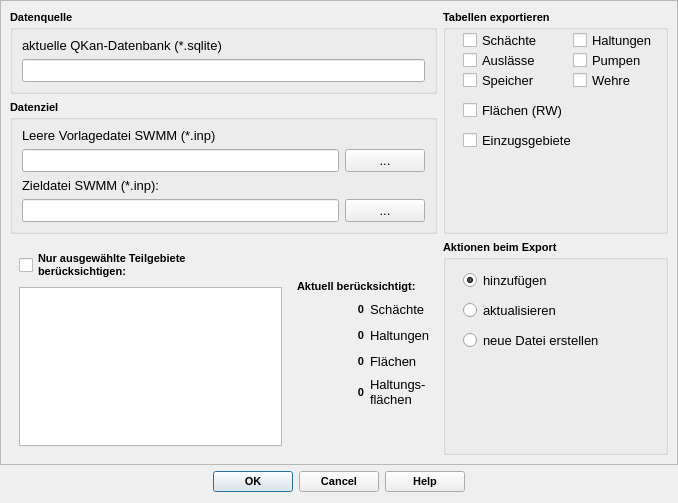
<?xml version="1.0" encoding="UTF-8"?>
<ui version="4.0">
 <class>ExportToSWMMDialogBase</class>
 <widget class="QDialog" name="ExportToSWMMDialogBase">
  <property name="geometry">
   <rect>
    <x>0</x>
    <y>0</y>
    <width>678</width>
    <height>503</height>
   </rect>
  </property>
  <property name="minimumSize">
   <size>
    <width>280</width>
    <height>150</height>
   </size>
  </property>
  <property name="maximumSize">
   <size>
    <width>16777215</width>
    <height>520</height>
   </size>
  </property>
  <property name="font">
   <font>
    <family>Tahoma</family>
   </font>
  </property>
  <property name="windowTitle">
   <string>Export in SWMM-Datei</string>
  </property>
  <property name="toolTip">
   <string>Export der aktuell geladenen Kanaldaten in eine Hystem-Extran-Datenbank</string>
  </property>
  <layout class="QVBoxLayout" name="verticalLayout">
   <property name="leftMargin">
    <number>0</number>
   </property>
   <property name="topMargin">
    <number>0</number>
   </property>
   <property name="rightMargin">
    <number>0</number>
   </property>
   <item>
    <widget class="QScrollArea" name="scrollArea">
     <property name="widgetResizable">
      <bool>true</bool>
     </property>
     <widget class="QWidget" name="scrollAreaWidgetContents">
      <property name="geometry">
       <rect>
        <x>0</x>
        <y>0</y>
        <width>676</width>
        <height>463</height>
       </rect>
      </property>
      <layout class="QGridLayout" name="gridLayout">
       <item row="1" column="0">
        <widget class="QGroupBox" name="groupBox_3">
         <property name="font">
          <font>
           <family>Tahoma</family>
           <pointsize>8</pointsize>
           <weight>75</weight>
           <bold>true</bold>
          </font>
         </property>
         <property name="toolTip">
          <string comment="Pfad der Zieldatenbank"/>
         </property>
         <property name="title">
          <string>Datenziel</string>
         </property>
         <property name="flat">
          <bool>false</bool>
         </property>
         <property name="checkable">
          <bool>false</bool>
         </property>
         <layout class="QVBoxLayout" name="verticalLayout_5">
          <item>
           <widget class="QLabel" name="label_5">
            <property name="font">
             <font>
              <family>Tahoma</family>
              <pointsize>10</pointsize>
              <weight>50</weight>
              <bold>false</bold>
             </font>
            </property>
            <property name="text">
             <string>Leere Vorlagedatei SWMM (*.inp)</string>
            </property>
            <property name="alignment">
             <set>Qt::AlignLeading|Qt::AlignLeft|Qt::AlignVCenter</set>
            </property>
           </widget>
          </item>
          <item>
           <layout class="QHBoxLayout" name="horizontalLayout_5">
            <item>
             <widget class="QLineEdit" name="tf_SWMM_template">
              <property name="font">
               <font>
                <family>Tahoma</family>
                <pointsize>10</pointsize>
                <weight>50</weight>
                <bold>false</bold>
               </font>
              </property>
              <property name="toolTip">
               <string>&lt;html&gt;&lt;head/&gt;&lt;body&gt;&lt;p&gt;Zieldatenbank mit Kanaldaten für HYSTEM-EXTRAN&lt;/p&gt;&lt;/body&gt;&lt;/html&gt;</string>
              </property>
              <property name="statusTip">
               <string>Zieldatenbank mit Kanaldaten für HYSTEM-EXTRAN</string>
              </property>
              <property name="alignment">
               <set>Qt::AlignRight|Qt::AlignTrailing|Qt::AlignVCenter</set>
              </property>
             </widget>
            </item>
            <item>
             <widget class="QPushButton" name="pb_SWMM_template">
              <property name="font">
               <font>
                <family>Tahoma</family>
                <pointsize>10</pointsize>
                <weight>50</weight>
                <bold>false</bold>
               </font>
              </property>
              <property name="toolTip">
               <string>&lt;html&gt;&lt;head/&gt;&lt;body&gt;&lt;p&gt;ITWH-Datenbank mit vorbereiteten Daten als Vorlage auswählen ...&lt;/p&gt;&lt;/body&gt;&lt;/html&gt;</string>
              </property>
              <property name="statusTip">
               <string>ITWH-Datenbank mit vorbereiteten Daten als Vorlage auswählen ...</string>
              </property>
              <property name="text">
               <string>...</string>
              </property>
             </widget>
            </item>
           </layout>
          </item>
          <item>
           <widget class="QLabel" name="label_2">
            <property name="font">
             <font>
              <family>Tahoma</family>
              <pointsize>10</pointsize>
              <weight>50</weight>
              <bold>false</bold>
             </font>
            </property>
            <property name="text">
             <string>Zieldatei SWMM (*.inp):</string>
            </property>
            <property name="alignment">
             <set>Qt::AlignLeading|Qt::AlignLeft|Qt::AlignVCenter</set>
            </property>
           </widget>
          </item>
          <item>
           <layout class="QHBoxLayout" name="horizontalLayout_6">
            <item>
             <widget class="QLineEdit" name="tf_SWMM_dest">
              <property name="font">
               <font>
                <family>Tahoma</family>
                <pointsize>10</pointsize>
                <weight>50</weight>
                <bold>false</bold>
               </font>
              </property>
              <property name="toolTip">
               <string>&lt;html&gt;&lt;head/&gt;&lt;body&gt;&lt;p&gt;Zieldatenbank mit Kanaldaten für HYSTEM-EXTRAN&lt;/p&gt;&lt;/body&gt;&lt;/html&gt;</string>
              </property>
              <property name="statusTip">
               <string>Zieldatenbank mit Kanaldaten für HYSTEM-EXTRAN</string>
              </property>
              <property name="alignment">
               <set>Qt::AlignRight|Qt::AlignTrailing|Qt::AlignVCenter</set>
              </property>
             </widget>
            </item>
            <item>
             <widget class="QPushButton" name="pb_SWMM_dest">
              <property name="font">
               <font>
                <family>Tahoma</family>
                <pointsize>10</pointsize>
                <weight>50</weight>
                <bold>false</bold>
               </font>
              </property>
              <property name="toolTip">
               <string>&lt;html&gt;&lt;head/&gt;&lt;body&gt;&lt;p&gt;ITWH-Zieldatenbank angeben ...&lt;/p&gt;&lt;/body&gt;&lt;/html&gt;</string>
              </property>
              <property name="statusTip">
               <string>ITWH-Zieldatenbank angeben ...</string>
              </property>
              <property name="text">
               <string>...</string>
              </property>
             </widget>
            </item>
           </layout>
          </item>
         </layout>
        </widget>
       </item>
       <item row="2" column="1">
        <widget class="QGroupBox" name="groupBox_2">
         <property name="minimumSize">
          <size>
           <width>225</width>
           <height>0</height>
          </size>
         </property>
         <property name="font">
          <font>
           <family>Tahoma</family>
           <pointsize>8</pointsize>
           <weight>75</weight>
           <bold>true</bold>
          </font>
         </property>
         <property name="title">
          <string>Aktionen beim Export</string>
         </property>
         <widget class="QRadioButton" name="rb_update">
          <property name="geometry">
           <rect>
            <x>20</x>
            <y>60</y>
            <width>95</width>
            <height>20</height>
           </rect>
          </property>
          <property name="font">
           <font>
            <family>Tahoma</family>
            <pointsize>10</pointsize>
            <weight>50</weight>
            <bold>false</bold>
           </font>
          </property>
          <property name="toolTip">
           <string>&lt;html&gt;&lt;head/&gt;&lt;body&gt;&lt;p&gt;Überschreiben aller Attribute von bereits vorhandenen Datensätzen. &lt;/p&gt;&lt;/body&gt;&lt;/html&gt;</string>
          </property>
          <property name="statusTip">
           <string>Aktualisieren bereits vorhandenen Datensätzen. </string>
          </property>
          <property name="text">
           <string>aktualisieren</string>
          </property>
         </widget>
         <widget class="QRadioButton" name="rb_append">
          <property name="geometry">
           <rect>
            <x>20</x>
            <y>30</y>
            <width>87</width>
            <height>20</height>
           </rect>
          </property>
          <property name="font">
           <font>
            <family>Tahoma</family>
            <pointsize>10</pointsize>
            <weight>50</weight>
            <bold>false</bold>
           </font>
          </property>
          <property name="toolTip">
           <string>&lt;html&gt;&lt;head/&gt;&lt;body&gt;&lt;p&gt;Hinzufügen noch nicht vorhandener Datensätze&lt;/p&gt;&lt;/body&gt;&lt;/html&gt;</string>
          </property>
          <property name="statusTip">
           <string>Hinzufügen noch nicht vorhandener Datensätze</string>
          </property>
          <property name="text">
           <string>hinzufügen</string>
          </property>
          <property name="checked">
           <bool>true</bool>
          </property>
         </widget>
         <widget class="QRadioButton" name="rb_new">
          <property name="geometry">
           <rect>
            <x>20</x>
            <y>90</y>
            <width>138</width>
            <height>20</height>
           </rect>
          </property>
          <property name="font">
           <font>
            <family>Tahoma</family>
            <pointsize>10</pointsize>
            <weight>50</weight>
            <bold>false</bold>
           </font>
          </property>
          <property name="toolTip">
           <string>&lt;html&gt;&lt;head/&gt;&lt;body&gt;&lt;p&gt;Überschreiben aller Attribute von bereits vorhandenen Datensätzen. &lt;/p&gt;&lt;/body&gt;&lt;/html&gt;</string>
          </property>
          <property name="statusTip">
           <string>Aktualisieren bereits vorhandenen Datensätzen. </string>
          </property>
          <property name="text">
           <string>neue Datei erstellen</string>
          </property>
         </widget>
        </widget>
       </item>
       <item row="2" column="0">
        <layout class="QHBoxLayout" name="horizontalLayout_4">
         <item>
          <layout class="QVBoxLayout" name="verticalLayout_2">
           <property name="leftMargin">
            <number>9</number>
           </property>
           <property name="topMargin">
            <number>9</number>
           </property>
           <property name="rightMargin">
            <number>9</number>
           </property>
           <property name="bottomMargin">
            <number>9</number>
           </property>
           <item>
            <widget class="QCheckBox" name="cb_selectedTgbs">
             <property name="font">
              <font>
               <family>Tahoma</family>
               <pointsize>8</pointsize>
               <weight>75</weight>
               <bold>true</bold>
              </font>
             </property>
             <property name="text">
              <string>Nur ausgewählte Teilgebiete
berücksichtigen:</string>
             </property>
            </widget>
           </item>
           <item>
            <widget class="QListWidget" name="lw_teilgebiete">
             <property name="font">
              <font>
               <family>Tahoma</family>
               <pointsize>10</pointsize>
               <weight>50</weight>
               <bold>false</bold>
              </font>
             </property>
             <property name="toolTip">
              <string>&lt;html&gt;&lt;head/&gt;&lt;body&gt;&lt;p&gt;Auswahl Teilgebiete. Strg + Klick ändert Auswahlstatus, Shift + Klick erweitert Auswahlbereich&lt;/p&gt;&lt;/body&gt;&lt;/html&gt;</string>
             </property>
             <property name="statusTip">
              <string>Auswahl Teilgebiete. Strg + Klick ändert Auswahlstatus, Shift + Klick erweitert Auswahlbereich</string>
             </property>
             <property name="selectionMode">
              <enum>QAbstractItemView::ExtendedSelection</enum>
             </property>
            </widget>
           </item>
          </layout>
         </item>
         <item>
          <layout class="QVBoxLayout" name="verticalLayout_3">
           <item>
            <spacer name="verticalSpacer_2">
             <property name="orientation">
              <enum>Qt::Vertical</enum>
             </property>
             <property name="sizeType">
              <enum>QSizePolicy::Fixed</enum>
             </property>
             <property name="sizeHint" stdset="0">
              <size>
               <width>20</width>
               <height>40</height>
              </size>
             </property>
            </spacer>
           </item>
           <item>
            <widget class="QLabel" name="label_12">
             <property name="minimumSize">
              <size>
               <width>140</width>
               <height>0</height>
              </size>
             </property>
             <property name="font">
              <font>
               <family>Tahoma</family>
               <pointsize>8</pointsize>
               <weight>75</weight>
               <bold>true</bold>
              </font>
             </property>
             <property name="text">
              <string>Aktuell berücksichtigt: </string>
             </property>
             <property name="alignment">
              <set>Qt::AlignLeading|Qt::AlignLeft|Qt::AlignVCenter</set>
             </property>
            </widget>
           </item>
           <item>
            <layout class="QHBoxLayout" name="horizontalLayout">
             <item>
              <widget class="QLabel" name="lf_anzahl_schaechte">
               <property name="minimumSize">
                <size>
                 <width>0</width>
                 <height>20</height>
                </size>
               </property>
               <property name="font">
                <font>
                 <family>Tahoma</family>
                 <pointsize>8</pointsize>
                 <weight>75</weight>
                 <bold>true</bold>
                </font>
               </property>
               <property name="frameShape">
                <enum>QFrame::NoFrame</enum>
               </property>
               <property name="text">
                <string>0</string>
               </property>
               <property name="alignment">
                <set>Qt::AlignRight|Qt::AlignTrailing|Qt::AlignVCenter</set>
               </property>
              </widget>
             </item>
             <item>
              <widget class="QLabel" name="label_32">
               <property name="font">
                <font>
                 <family>Tahoma</family>
                 <pointsize>10</pointsize>
                 <weight>50</weight>
                 <bold>false</bold>
                </font>
               </property>
               <property name="text">
                <string>Schächte</string>
               </property>
              </widget>
             </item>
            </layout>
           </item>
           <item>
            <layout class="QHBoxLayout" name="horizontalLayout_2">
             <item>
              <widget class="QLabel" name="lf_anzahl_haltungen">
               <property name="minimumSize">
                <size>
                 <width>0</width>
                 <height>20</height>
                </size>
               </property>
               <property name="font">
                <font>
                 <family>Tahoma</family>
                 <pointsize>8</pointsize>
                 <weight>75</weight>
                 <bold>true</bold>
                </font>
               </property>
               <property name="frameShape">
                <enum>QFrame::NoFrame</enum>
               </property>
               <property name="text">
                <string>0</string>
               </property>
               <property name="alignment">
                <set>Qt::AlignRight|Qt::AlignTrailing|Qt::AlignVCenter</set>
               </property>
              </widget>
             </item>
             <item>
              <widget class="QLabel" name="label_11">
               <property name="font">
                <font>
                 <family>Tahoma</family>
                 <pointsize>10</pointsize>
                 <weight>50</weight>
                 <bold>false</bold>
                </font>
               </property>
               <property name="text">
                <string>Haltungen</string>
               </property>
              </widget>
             </item>
            </layout>
           </item>
           <item>
            <layout class="QHBoxLayout" name="horizontalLayout_3">
             <item>
              <widget class="QLabel" name="lf_anzahl_flaechen">
               <property name="minimumSize">
                <size>
                 <width>0</width>
                 <height>20</height>
                </size>
               </property>
               <property name="font">
                <font>
                 <family>Tahoma</family>
                 <pointsize>8</pointsize>
                 <weight>75</weight>
                 <bold>true</bold>
                </font>
               </property>
               <property name="frameShape">
                <enum>QFrame::NoFrame</enum>
               </property>
               <property name="text">
                <string>0</string>
               </property>
               <property name="alignment">
                <set>Qt::AlignRight|Qt::AlignTrailing|Qt::AlignVCenter</set>
               </property>
              </widget>
             </item>
             <item>
              <widget class="QLabel" name="label_10">
               <property name="font">
                <font>
                 <family>Tahoma</family>
                 <pointsize>10</pointsize>
                 <weight>50</weight>
                 <bold>false</bold>
                </font>
               </property>
               <property name="text">
                <string>Flächen</string>
               </property>
              </widget>
             </item>
            </layout>
           </item>
           <item>
            <layout class="QHBoxLayout" name="horizontalLayout_7">
             <property name="topMargin">
              <number>0</number>
             </property>
             <item>
              <widget class="QLabel" name="lf_anzahl_flaechen_2">
               <property name="minimumSize">
                <size>
                 <width>0</width>
                 <height>20</height>
                </size>
               </property>
               <property name="font">
                <font>
                 <family>Tahoma</family>
                 <pointsize>8</pointsize>
                 <weight>75</weight>
                 <bold>true</bold>
                </font>
               </property>
               <property name="frameShape">
                <enum>QFrame::NoFrame</enum>
               </property>
               <property name="text">
                <string>0</string>
               </property>
               <property name="alignment">
                <set>Qt::AlignRight|Qt::AlignTrailing|Qt::AlignVCenter</set>
               </property>
              </widget>
             </item>
             <item>
              <widget class="QLabel" name="label_13">
               <property name="font">
                <font>
                 <family>Tahoma</family>
                 <pointsize>10</pointsize>
                 <weight>50</weight>
                 <bold>false</bold>
                </font>
               </property>
               <property name="text">
                <string>Haltungs-
flächen</string>
               </property>
              </widget>
             </item>
            </layout>
           </item>
           <item>
            <spacer name="verticalSpacer">
             <property name="orientation">
              <enum>Qt::Vertical</enum>
             </property>
             <property name="sizeHint" stdset="0">
              <size>
               <width>20</width>
               <height>40</height>
              </size>
             </property>
            </spacer>
           </item>
          </layout>
         </item>
        </layout>
       </item>
       <item row="0" column="0">
        <widget class="QGroupBox" name="groupBox">
         <property name="font">
          <font>
           <family>Tahoma</family>
           <pointsize>8</pointsize>
           <weight>75</weight>
           <bold>true</bold>
          </font>
         </property>
         <property name="toolTip">
          <string comment="Pfad der Zieldatenbank"/>
         </property>
         <property name="title">
          <string>Datenquelle</string>
         </property>
         <property name="flat">
          <bool>false</bool>
         </property>
         <property name="checkable">
          <bool>false</bool>
         </property>
         <layout class="QVBoxLayout" name="verticalLayout_4">
          <item>
           <widget class="QLabel" name="label_4">
            <property name="font">
             <font>
              <family>Tahoma</family>
              <pointsize>10</pointsize>
              <weight>50</weight>
              <bold>false</bold>
             </font>
            </property>
            <property name="text">
             <string>aktuelle QKan-Datenbank (*.sqlite)</string>
            </property>
            <property name="alignment">
             <set>Qt::AlignLeading|Qt::AlignLeft|Qt::AlignVCenter</set>
            </property>
           </widget>
          </item>
          <item>
           <widget class="QLineEdit" name="tf_database">
            <property name="font">
             <font>
              <family>Tahoma</family>
              <pointsize>10</pointsize>
              <weight>50</weight>
              <bold>false</bold>
             </font>
            </property>
            <property name="toolTip">
             <string>&lt;html&gt;&lt;head/&gt;&lt;body&gt;&lt;p&gt;Quelldatenbank mit Kanaldaten aus dem aktuell geladenen Projekt.&lt;/p&gt;&lt;/body&gt;&lt;/html&gt;</string>
            </property>
            <property name="statusTip">
             <string>Quelldatenbank mit Kanaldaten aus dem aktuell geladenen Projekt.</string>
            </property>
            <property name="alignment">
             <set>Qt::AlignRight|Qt::AlignTrailing|Qt::AlignVCenter</set>
            </property>
            <property name="readOnly">
             <bool>true</bool>
            </property>
           </widget>
          </item>
         </layout>
        </widget>
       </item>
       <item row="0" column="1" rowspan="2">
        <widget class="QGroupBox" name="groupBox_4">
         <property name="minimumSize">
          <size>
           <width>225</width>
           <height>150</height>
          </size>
         </property>
         <property name="font">
          <font>
           <family>Tahoma</family>
           <pointsize>8</pointsize>
           <weight>75</weight>
           <bold>true</bold>
          </font>
         </property>
         <property name="toolTip">
          <string comment="Pfad der Zieldatenbank"/>
         </property>
         <property name="title">
          <string>Tabellen exportieren</string>
         </property>
         <property name="flat">
          <bool>false</bool>
         </property>
         <property name="checkable">
          <bool>false</bool>
         </property>
         <widget class="QCheckBox" name="cb_pumpen">
          <property name="enabled">
           <bool>true</bool>
          </property>
          <property name="geometry">
           <rect>
            <x>130</x>
            <y>40</y>
            <width>81</width>
            <height>20</height>
           </rect>
          </property>
          <property name="font">
           <font>
            <family>Tahoma</family>
            <pointsize>10</pointsize>
            <weight>50</weight>
            <bold>false</bold>
           </font>
          </property>
          <property name="toolTip">
           <string>&lt;html&gt;&lt;head/&gt;&lt;body&gt;&lt;p&gt;Pumpen exportieren&lt;/p&gt;&lt;/body&gt;&lt;/html&gt;</string>
          </property>
          <property name="statusTip">
           <string>aktiviert</string>
          </property>
          <property name="text">
           <string>Pumpen</string>
          </property>
         </widget>
         <widget class="QCheckBox" name="cb_schaechte">
          <property name="geometry">
           <rect>
            <x>20</x>
            <y>20</y>
            <width>91</width>
            <height>20</height>
           </rect>
          </property>
          <property name="font">
           <font>
            <family>Tahoma</family>
            <pointsize>10</pointsize>
            <weight>50</weight>
            <bold>false</bold>
           </font>
          </property>
          <property name="toolTip">
           <string>&lt;html&gt;&lt;head/&gt;&lt;body&gt;&lt;p&gt;Schächte exportieren&lt;/p&gt;&lt;/body&gt;&lt;/html&gt;</string>
          </property>
          <property name="statusTip">
           <string>aktiviert</string>
          </property>
          <property name="text">
           <string>Schächte</string>
          </property>
         </widget>
         <widget class="QCheckBox" name="cb_auslaesse">
          <property name="geometry">
           <rect>
            <x>20</x>
            <y>40</y>
            <width>91</width>
            <height>20</height>
           </rect>
          </property>
          <property name="font">
           <font>
            <family>Tahoma</family>
            <pointsize>10</pointsize>
            <weight>50</weight>
            <bold>false</bold>
           </font>
          </property>
          <property name="toolTip">
           <string>&lt;html&gt;&lt;head/&gt;&lt;body&gt;&lt;p&gt;Auslässe exportieren&lt;/p&gt;&lt;/body&gt;&lt;/html&gt;</string>
          </property>
          <property name="statusTip">
           <string>aktiviert</string>
          </property>
          <property name="text">
           <string>Auslässe</string>
          </property>
         </widget>
         <widget class="QCheckBox" name="cb_speicher">
          <property name="enabled">
           <bool>true</bool>
          </property>
          <property name="geometry">
           <rect>
            <x>20</x>
            <y>60</y>
            <width>81</width>
            <height>20</height>
           </rect>
          </property>
          <property name="font">
           <font>
            <family>Tahoma</family>
            <pointsize>10</pointsize>
            <weight>50</weight>
            <bold>false</bold>
           </font>
          </property>
          <property name="toolTip">
           <string>&lt;html&gt;&lt;head/&gt;&lt;body&gt;&lt;p&gt;Speicherbauwerke exportieren&lt;/p&gt;&lt;/body&gt;&lt;/html&gt;</string>
          </property>
          <property name="statusTip">
           <string>aktiviert</string>
          </property>
          <property name="text">
           <string>Speicher</string>
          </property>
         </widget>
         <widget class="QCheckBox" name="cb_flaechen">
          <property name="geometry">
           <rect>
            <x>20</x>
            <y>90</y>
            <width>121</width>
            <height>20</height>
           </rect>
          </property>
          <property name="font">
           <font>
            <family>Tahoma</family>
            <pointsize>10</pointsize>
            <weight>50</weight>
            <bold>false</bold>
           </font>
          </property>
          <property name="toolTip">
           <string>&lt;html&gt;&lt;head/&gt;&lt;body&gt;&lt;p&gt;Flächenobjekte und Daten exportieren&lt;/p&gt;&lt;/body&gt;&lt;/html&gt;</string>
          </property>
          <property name="statusTip">
           <string>aktiviert</string>
          </property>
          <property name="text">
           <string>Flächen (RW)</string>
          </property>
         </widget>
         <widget class="QCheckBox" name="cb_haltungen">
          <property name="geometry">
           <rect>
            <x>130</x>
            <y>20</y>
            <width>81</width>
            <height>20</height>
           </rect>
          </property>
          <property name="font">
           <font>
            <family>Tahoma</family>
            <pointsize>10</pointsize>
            <weight>50</weight>
            <bold>false</bold>
           </font>
          </property>
          <property name="toolTip">
           <string>&lt;html&gt;&lt;head/&gt;&lt;body&gt;&lt;p&gt;Haltungen exportieren&lt;/p&gt;&lt;/body&gt;&lt;/html&gt;</string>
          </property>
          <property name="statusTip">
           <string>aktiviert</string>
          </property>
          <property name="text">
           <string>Haltungen</string>
          </property>
         </widget>
         <widget class="QCheckBox" name="cb_wehre">
          <property name="enabled">
           <bool>true</bool>
          </property>
          <property name="geometry">
           <rect>
            <x>130</x>
            <y>60</y>
            <width>81</width>
            <height>20</height>
           </rect>
          </property>
          <property name="font">
           <font>
            <family>Tahoma</family>
            <pointsize>10</pointsize>
            <weight>50</weight>
            <bold>false</bold>
           </font>
          </property>
          <property name="toolTip">
           <string>&lt;html&gt;&lt;head/&gt;&lt;body&gt;&lt;p&gt;Wehre exportieren&lt;/p&gt;&lt;/body&gt;&lt;/html&gt;</string>
          </property>
          <property name="statusTip">
           <string>aktiviert</string>
          </property>
          <property name="text">
           <string>Wehre</string>
          </property>
         </widget>
         <widget class="QCheckBox" name="cb_einzugsgebiete">
          <property name="geometry">
           <rect>
            <x>20</x>
            <y>120</y>
            <width>121</width>
            <height>20</height>
           </rect>
          </property>
          <property name="font">
           <font>
            <family>Tahoma</family>
            <pointsize>10</pointsize>
            <weight>50</weight>
            <bold>false</bold>
           </font>
          </property>
          <property name="toolTip">
           <string>&lt;html&gt;&lt;head/&gt;&lt;body&gt;&lt;p&gt;Einzugsgebiete exportieren (umfasst nur Tabellendaten)&lt;/p&gt;&lt;/body&gt;&lt;/html&gt;</string>
          </property>
          <property name="statusTip">
           <string>aktiviert</string>
          </property>
          <property name="text">
           <string>Einzugsgebiete</string>
          </property>
         </widget>
        </widget>
       </item>
      </layout>
     </widget>
    </widget>
   </item>
   <item>
    <widget class="QDialogButtonBox" name="button_box">
     <property name="font">
      <font>
       <family>Tahoma</family>
       <pointsize>8</pointsize>
       <weight>75</weight>
       <bold>true</bold>
      </font>
     </property>
     <property name="toolTip">
      <string>&lt;html&gt;&lt;head/&gt;&lt;body&gt;&lt;p&gt;Datenexport starten ...&lt;/p&gt;&lt;/body&gt;&lt;/html&gt;</string>
     </property>
     <property name="orientation">
      <enum>Qt::Horizontal</enum>
     </property>
     <property name="standardButtons">
      <set>QDialogButtonBox::Cancel|QDialogButtonBox::Help|QDialogButtonBox::Ok</set>
     </property>
     <property name="centerButtons">
      <bool>true</bool>
     </property>
    </widget>
   </item>
  </layout>
 </widget>
 <resources/>
 <connections>
  <connection>
   <sender>button_box</sender>
   <signal>accepted()</signal>
   <receiver>ExportToSWMMDialogBase</receiver>
   <slot>accept()</slot>
   <hints>
    <hint type="sourcelabel">
     <x>20</x>
     <y>20</y>
    </hint>
    <hint type="destinationlabel">
     <x>20</x>
     <y>20</y>
    </hint>
   </hints>
  </connection>
  <connection>
   <sender>button_box</sender>
   <signal>rejected()</signal>
   <receiver>ExportToSWMMDialogBase</receiver>
   <slot>reject()</slot>
   <hints>
    <hint type="sourcelabel">
     <x>20</x>
     <y>20</y>
    </hint>
    <hint type="destinationlabel">
     <x>20</x>
     <y>20</y>
    </hint>
   </hints>
  </connection>
 </connections>
</ui>
